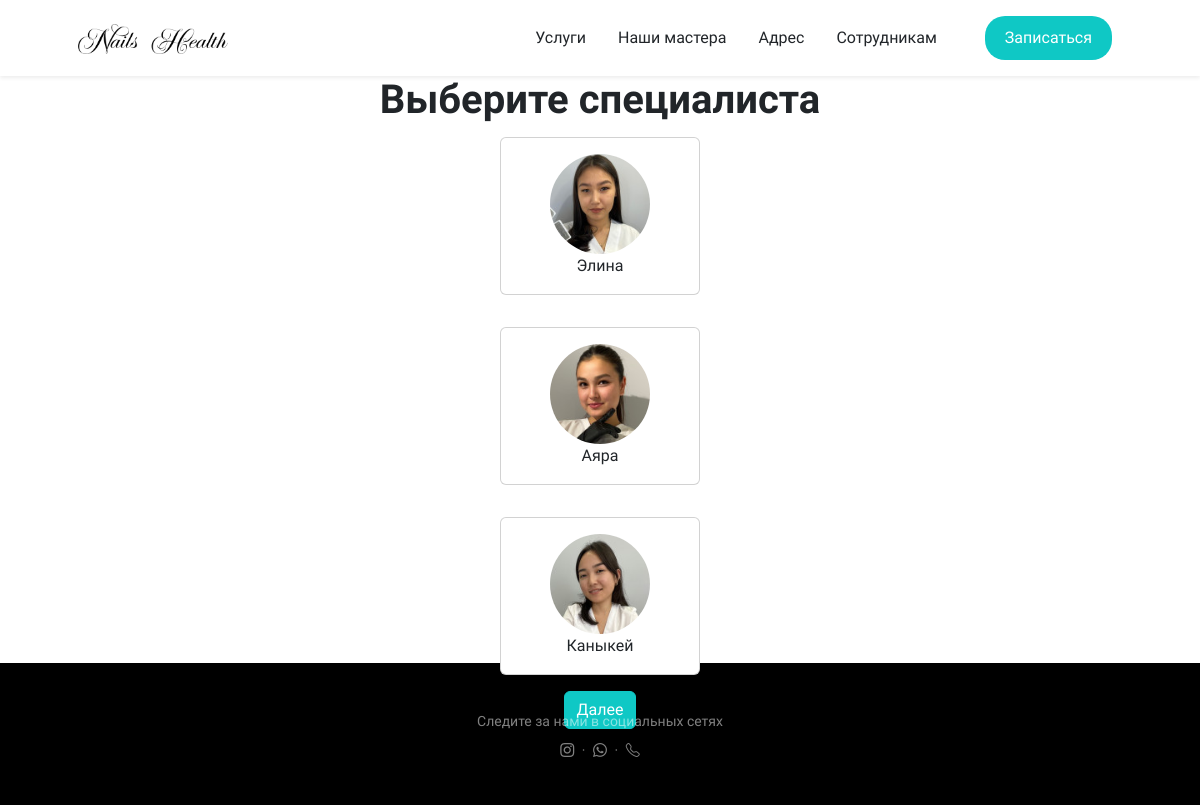
Page /appointments/select_master/ on the committed database.
### apps/masters/models.py (models this page shows, shortened)
class Master(models.Model):
    user = models.OneToOneField(User, related_name='user_master', on_delete=models.CASCADE)
    photo = models.ImageField(upload_to='master_photos')
    service = models.ManyToManyField(Service)
    schedule = models.OneToOneField(MasterSchedule, on_delete=models.CASCADE, null=True, blank=True, related_name='master_schedule')

### apps/appointments/views.py (the view)
# urls.py: path('select_master/', views.select_master, name='select_master'),
def select_master(request):
    if request.method == 'POST':
        form = MasterForm(request.POST)
        if form.is_valid():
            master_id = form.cleaned_data['master'].id
            return redirect('appointments:select_service', master_id=master_id)
    else:
        form = MasterForm()
    return render(request, 'appointments/select_master.html', {'master_form': form})

### apps/appointments/templates/appointments/select_master.html (shortened to what this page needs)
{% extends 'base.html' %}
{% block content %}
<div class="container-full-height">
    <h1 class="text-center">Выберите специалиста</h1>
    <form method="post" class="text-center">
        {% for master in master_form.master.field.queryset %}
        <label class="card my-3" style="width: 200px; display: inline-block; cursor: pointer;">
            <div class="card-body">
                <img src="{{ master.photo.url }}" alt="{{ master.name }}" class="card-img-top rounded-circle" style="width: 100px; height: 100px; object-fit: cover;">
                <p class="card-text">{{ master.user.first_name }}</p>
            </div>
        </label>
        {% endfor %}
        <div class="text-center">
            <button type="submit" class="btn btn-primary">Далее</button>
        </div>
    </form>
</div>
{% endblock %}

### rows in the picture
Master: photo (picture), user.first_name "Элина"
Master: photo (picture), user.first_name "Аяра"
Master: photo (picture), user.first_name "Каныкей"
